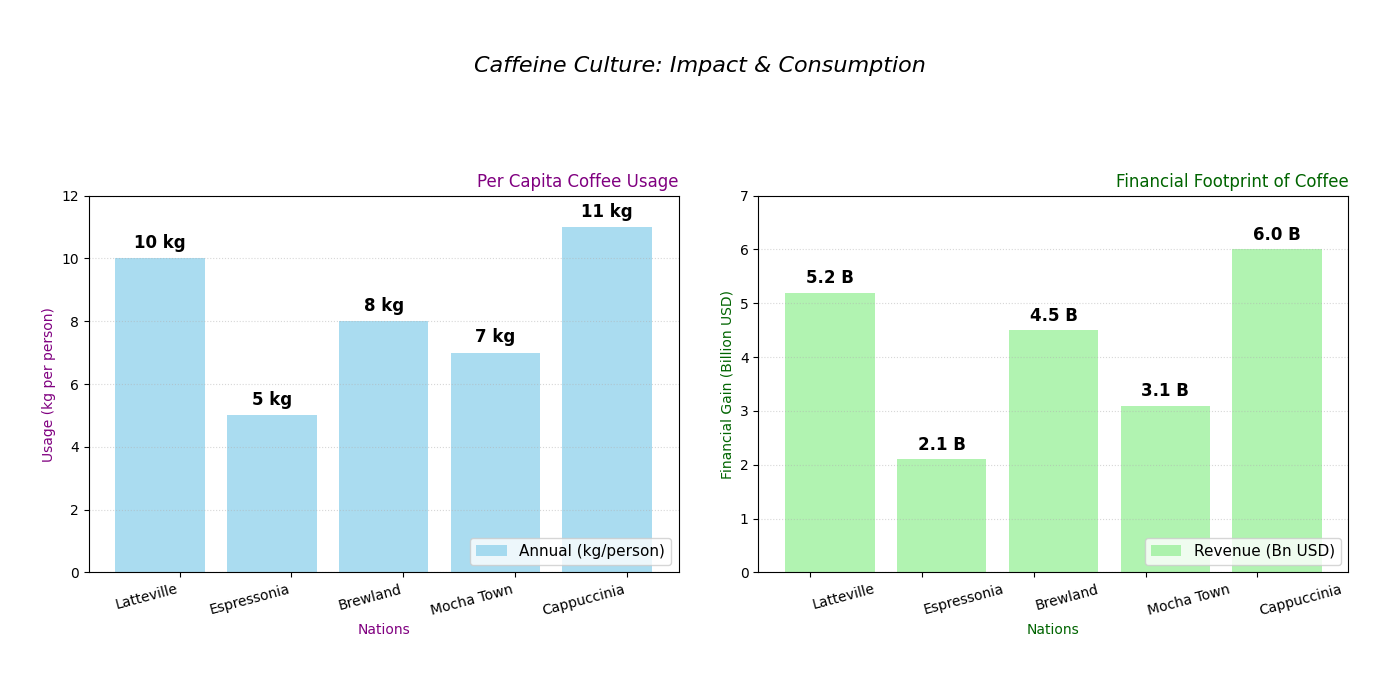

Write Python code to recreate this figure.
import matplotlib.pyplot as plt
import numpy as np

countries = ['Latteville', 'Espressonia', 'Brewland', 'Mocha Town', 'Cappuccinia']
coffee_consumption = [10, 5, 8, 7, 11]  
economic_impact = [5.2, 2.1, 4.5, 3.1, 6.0]  

x_pos = np.arange(len(countries))
width = 0.35

fig, (ax1, ax2) = plt.subplots(1, 2, figsize=(14, 7))
# Change suptitle position and style
fig.suptitle('Caffeine Culture: Impact & Consumption', fontsize=16, fontstyle='italic', y=0.92)

# Change bar colors, edgecolor, and remove the bar width specification
bars1 = ax1.bar(x_pos - width/2, coffee_consumption, color='skyblue', alpha=0.7, label='Annual (kg/person)')

bars2 = ax2.bar(x_pos + width/2, economic_impact, color='lightgreen', alpha=0.7, label='Revenue (Bn USD)')

# Alter text above bars to larger size and bold
for bar in bars1:
    yval = bar.get_height()
    ax1.text(bar.get_x() + bar.get_width()/2, yval + 0.2, f'{yval} kg', ha='center', va='bottom', fontsize=12, fontweight='bold')

for bar in bars2:
    yval = bar.get_height()
    ax2.text(bar.get_x() + bar.get_width()/2, yval + 0.1, f'{yval} B', ha='center', va='bottom', fontsize=12, fontweight='bold')

# Alter titles, labels, and X ticks style
ax1.set_title('Per Capita Coffee Usage', fontsize=12, color='purple', loc='right')
ax1.set_xlabel('Nations', fontsize=10, color='purple')
ax1.set_ylabel('Usage (kg per person)', fontsize=10, color='purple')
ax1.set_xticks(x_pos)
ax1.set_xticklabels(countries, fontsize=10, rotation=15, ha='right')
ax1.set_ylim(0, 12)

ax2.set_title('Financial Footprint of Coffee', fontsize=12, color='darkgreen', loc='right')
ax2.set_xlabel('Nations', fontsize=10, color='darkgreen')
ax2.set_ylabel('Financial Gain (Billion USD)', fontsize=10, color='darkgreen')
ax2.set_xticks(x_pos)
ax2.set_xticklabels(countries, fontsize=10, rotation=15, ha='left')
ax2.set_ylim(0, 7)

# Change grid style from dashed to dotted
ax1.grid(axis='y', linestyle=':', alpha=0.5)
ax2.grid(axis='y', linestyle=':', alpha=0.5)

# Change legend location and font size
ax1.legend(loc='lower right', fontsize=11)
ax2.legend(loc='lower right', fontsize=11)

# Alter tight_layout settings
plt.tight_layout(pad=3.0, rect=[0, 0.03, 1, 0.90])

plt.show()
